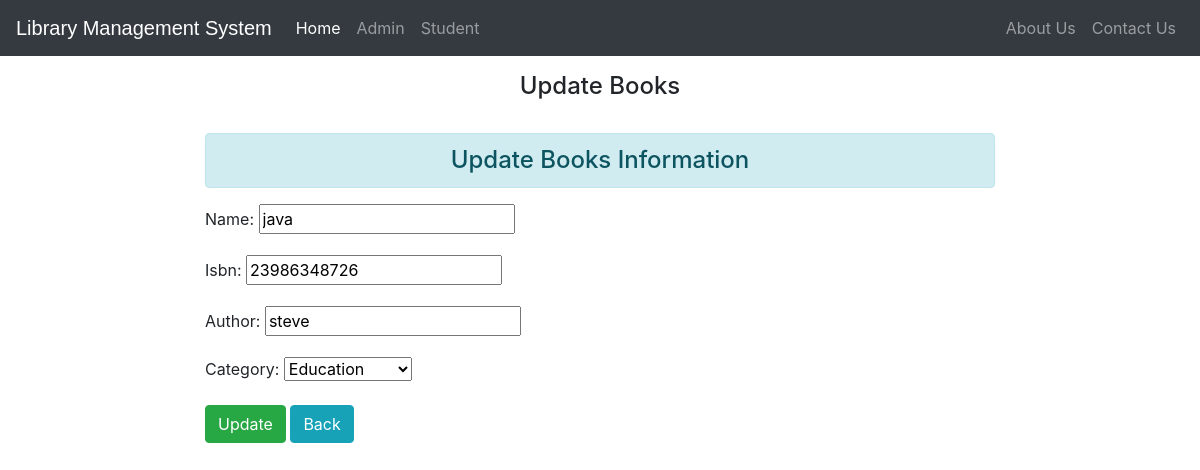
The page /updatebooks/2/ on the database its author committed.
### library/models.py (models this page shows, shortened)
class Book(models.Model):
    catchoice = [
        ('education', 'Education'),
        ('entertainment', 'Entertainment'),
        ('comics', 'Comics'),
        ('biography', 'Biographie'),
        ('history', 'History'),
    ]
    name = models.CharField(max_length=30)
    isbn = models.PositiveIntegerField()
    author = models.CharField(max_length=40)
    category = models.CharField(
        max_length=30, choices=catchoice, default='education')

### library/views.py (the view)
# urls.py: path('updatebooks/<int:id>/', views.upd_books, name='updatebook'),
def upd_books(request, id):
    if request.method == 'POST':
        pi = models.Book.objects.get(pk=id)
        fm = forms.BookForm(request.POST, instance=pi)
        if fm.is_valid():
            fm.save()
    else:
        pi = models.Book.objects.get(pk=id)
        fm = forms.BookForm(instance=pi)
    return render(request, 'library/updatebooks.html', {'form': fm})

### library/forms.py
class BookForm(forms.ModelForm):
    class Meta:
        model=models.Book
        fields=['name','isbn','author','category']

### templates/library/updatebooks.html (shortened to what this page needs)
<!DOCTYPE html>
<html lang="en">
<head>
    <link rel="stylesheet" href="https://stackpath.bootstrapcdn.com/bootstrap/4.3.1/css/bootstrap.min.css">
    <link rel="stylesheet" href="https://maxcdn.bootstrapcdn.com/font-awesome/4.7.0/css/font-awesome.min.css">
</head>
<body>
    {% include "library/navbar.html" %}
    <br>
    <br>
    <br>
    <h4 class="text-center"> Update Books</h4>
    <br>
    <div class="row">
        <div class="col-sm-8 offset-2">
            <h4 class="alert alert-info text-center">Update Books Information</h4>
            <form action="" method="post">
                {{form.as_p}}
                <input type="submit" value="Update" class="btn btn-success">
                <a href="/viewbook" class="btn btn-info">Back</a>
            </form>
        </div>
    </div>
</body>
</html>

### rows shown on the page
Book: name "java", isbn "23986348726", author "steve", category "Education"
